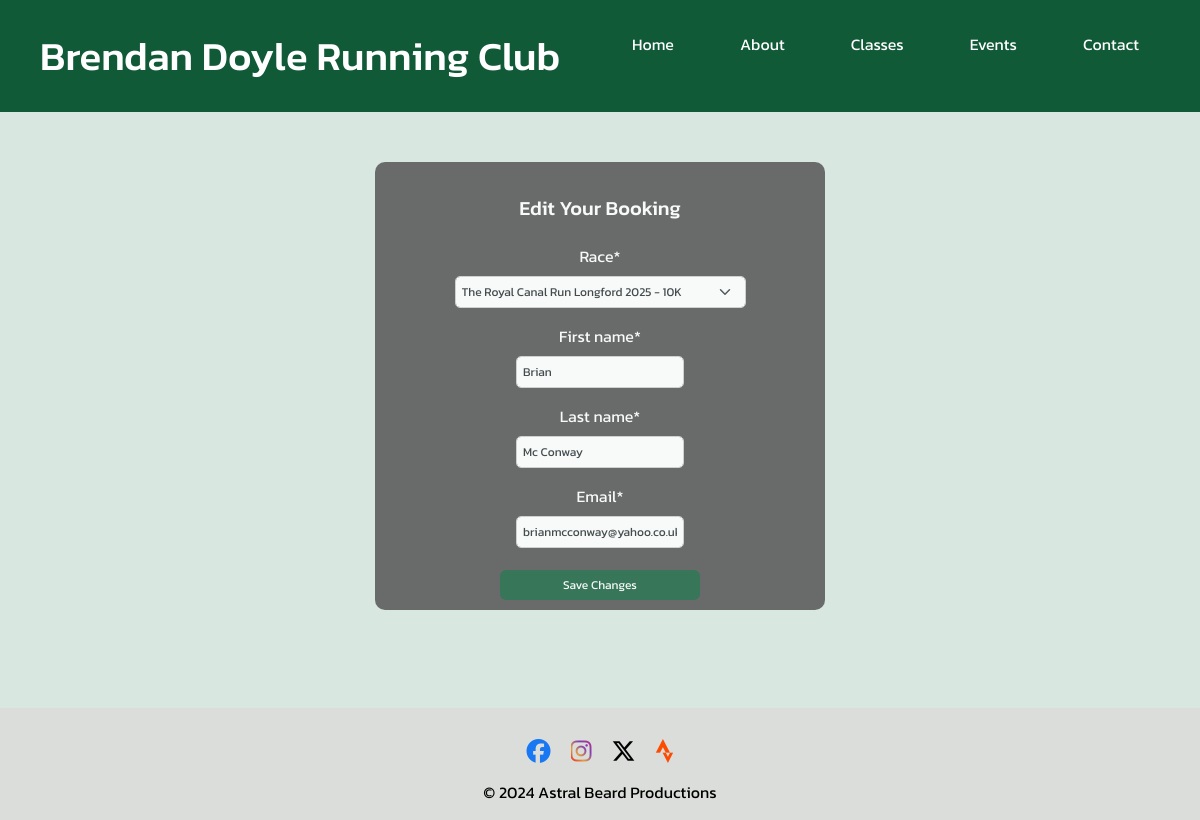
/events/booking/edit/11/, run on the app's committed database.
### events/models.py (models this page shows, shortened)
class Booking(models.Model):
    race = models.ForeignKey(RaceEvent, on_delete=models.CASCADE)
    first_name = models.CharField(max_length=100)
    last_name = models.CharField(max_length=100)
    email = models.EmailField()
    booking_date = models.DateTimeField(auto_now_add=True)
    booking_number = models.CharField(max_length=20, unique=True, editable=False)

### events/views.py (the view)
# urls.py: path('booking/edit/<int:booking_id>/', views.edit_booking, name='edit_booking'),
def edit_booking(request, booking_id):
    booking = get_object_or_404(Booking, pk=booking_id)
    if request.method == 'POST':
        form = BookingForm(request.POST, instance=booking)
        if form.is_valid():
            form.save()
            return redirect('edit_booking_confirmation')
    else:
        form = BookingForm(instance=booking)
    return render(request, 'events/edit_booking.html', {'form': form, 'booking': booking})

### events/forms.py
class BookingForm(forms.ModelForm):
    class Meta:
        model = Booking
        fields = ['race', 'first_name', 'last_name', 'email']
    def __init__(self, *args, **kwargs):
        super(BookingForm, self).__init__(*args, **kwargs)
        self.helper = FormHelper()
        self.helper.form_method = 'post'
        self.helper.add_input(Submit('submit', 'Save Booking'))
        for field_name, field in self.fields.items():
            field.widget.attrs['class'] = 'form-control'

### events/models.py (called while the page is built)
    def __str__(self):
        return f"{self.name} {self.year} - {self.get_distance_display()}"

### events/templates/events/edit_booking.html (shortened to what this page needs)
{% extends "base.html" %}
{% load crispy_forms_tags %}
{% block content %}
<div class="container section-content">
    <div class="form-container">
        <h2 class="my-4">Edit Your Booking</h2>
        <form method="post">
            {{ form|crispy }}
            <button type="submit" class="btn btn-primary">Save Changes</button>
        </form>
    </div>
</div>
{% endblock %}

### static/css/style.css (style rules this page uses)
body { font-family: Kanit, sans-serif; background-color: #d8e7e0; margin: 0; padding: 0; display: flex; flex-direction: column; min-height: 100vh; }
.form-container { background-color: #4d4d4d; opacity: 0.8; padding: 10px; border-radius: 10px; max-width: 450px; margin: 10px auto; color: #ffffff; text-align: center; }
.form-container h2 { font-size: 1.25rem; }
.form-container form { display: flex; flex-direction: column; align-items: center; }
.form-control { max-width: 100%; width: 100%; padding: 6px; font-size: 12px; border-radius: 5px; border: 1px solid #cccccc; }
.btn { width: 100%; max-width: 200px; padding: 6px; font-size: 12px; margin-top: 6px; cursor: pointer; transition: background-color 0.3s ease; }
.btn-primary { background-color: #115a38; border: none; color: #ffffff; }

### data on the page
Booking: race "The Royal Canal Run Longford 2025 - 10K", first_name "Brian", last_name "Mc Conway", email "brianmcconway@yahoo.co.uk"
